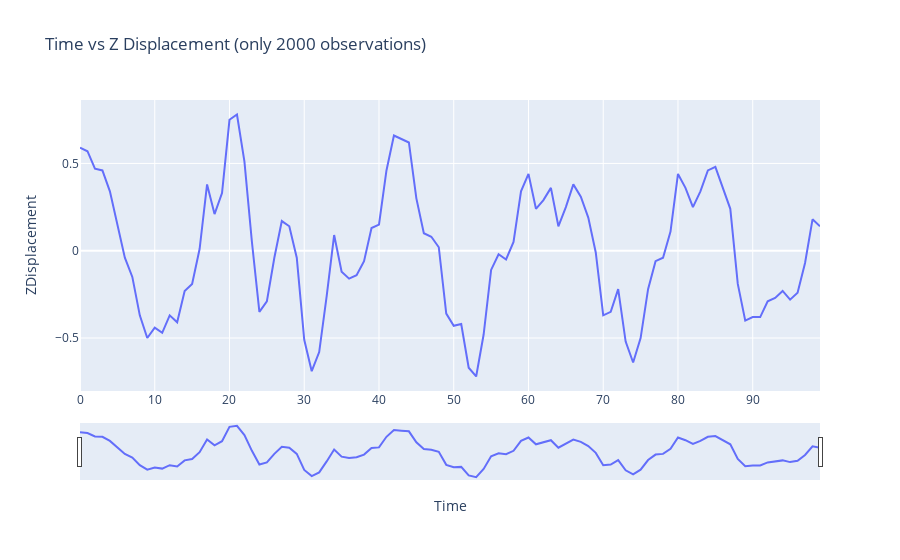

The cell this chart's notebook holds for it:
### Code cell
fig = px.line(df[:100], x='Time', y='ZDisplacement', title='Time vs Z Displacement (only 2000 observations) ')

fig.update_xaxes(
    rangeslider_visible=True,
    # rangeselector=dict(
    #     buttons=list([
    #         dict(count=1, label="1h", step="hour", stepmode="backward"),
    #         dict(count=2, label="3h", step="hour", stepmode="backward"),
    #         dict(count=3, label="5h", step="hour", stepmode="backward"),
    #         dict(step="all")
    #     ])
    # )
)
fig.show()

### Figure 1 — Plotly figure (JSON) as saved in the notebook; plotly's stock layout.template omitted (floating-point values rounded to 4 significant figures)
{"data": [{"hovertemplate": "Time=%{x}<br>ZDisplacement=%{y}<extra></extra>", "legendgroup": "", "line": {"color": "#636efa", "dash": "solid"}, "mode": "lines", "name": "", "orientation": "v", "showlegend": false, "type": "scatter", "x": [0, 1, 2, 3, 4, 5, 6, 7, 8, 9, 10, 11, 12, 13, 14, 15, 16, 17, 18, 19, 20, 21, 22, 23, 24, 25, 26, 27, 28, 29, 30, 31, 32, 33, 34, 35, 36, 37, 38, 39, 40, 41, 42, 43, 44, 45, 46, 47, 48, 49, 50, 51, 52, 53, 54, 55, 56, 57, 58, 59, 60, 61, 62, 63, 64, 65, 66, 67, 68, 69, 70, 71, 72, 73, 74, 75, 76, 77, 78, 79, 80, 81, 82, 83, 84, 85, 86, 87, 88, 89, 90, 91, 92, 93, 94, 95, 96, 97, 98, 99], "xaxis": "x", "y": [0.59, 0.57, 0.47, 0.46, 0.34, 0.14, -0.04, -0.15, -0.37, -0.5, -0.44, -0.47, -0.37, -0.41, -0.23, -0.19, 0.01, 0.38, 0.21, 0.33, 0.75, 0.78, 0.51, 0.05, -0.35, -0.29, -0.04, 0.17, 0.14, -0.04, -0.51, -0.69, -0.58, -0.26, 0.09, -0.12, -0.16, -0.14, -0.06, 0.13, 0.15, 0.46, 0.66, 0.64, 0.62, 0.3, 0.1, 0.08, 0.02, -0.36, -0.43, -0.42, -0.67, -0.72, -0.48, -0.11, -0.02, -0.05, 0.05, 0.34, 0.44, 0.24, 0.29, 0.36, 0.14, 0.25, 0.38, 0.31, 0.19, -0.01, -0.37, -0.35, -0.22, -0.52, -0.64, -0.5, -0.22, -0.06, -0.04, 0.11, 0.44, 0.36, 0.25, 0.34, 0.46, 0.48, 0.36, 0.24, -0.19, -0.4, -0.38, -0.38, -0.29, -0.27, -0.23, -0.28, -0.24, -0.07, 0.18, 0.14], "yaxis": "y"}], "layout": {"legend": {"tracegroupgap": 0}, "title": {"text": "Time vs Z Displacement (only 2000 observations) "}, "xaxis": {"anchor": "y", "domain": [0, 1], "rangeslider": {"visible": true}, "title": {"text": "Time"}}, "yaxis": {"anchor": "x", "domain": [0, 1], "title": {"text": "ZDisplacement"}}}}
